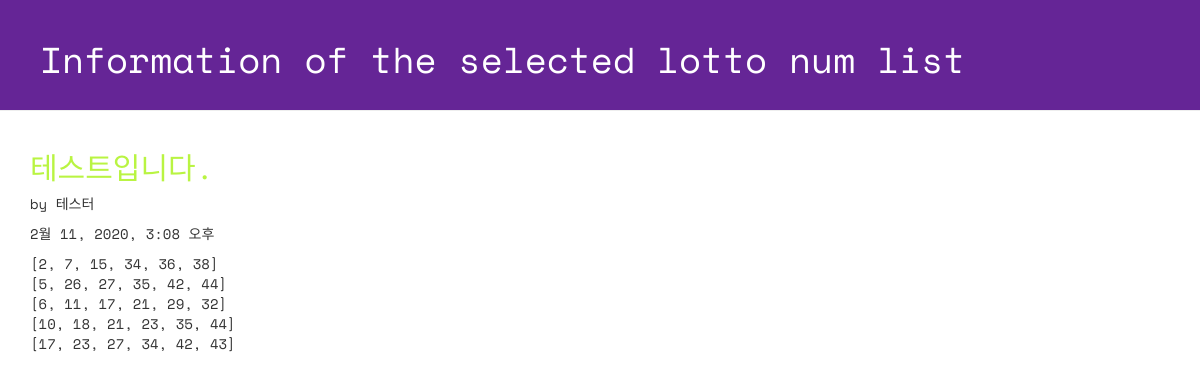
Page /lotto/3/detail on the committed database.
### lotto/models.py (models this page shows, shortened)
class GuessNumbers(models.Model):
    name = models.CharField(max_length=24) # 로또 번호 리스트의 이름
    text = models.CharField(max_length=255) # 로또 번호 리스트에 대한 설명
    lottos = models.CharField(max_length=255,default='[1, 2, 3, 4, 5, 6]') # 로또 번호들이 담길 str
    num_lotto = models.IntegerField(default=5) # 6 개 번호 set 의 갯수
    update_date = models.DateTimeField()

### lotto/views.py (the view)
# urls.py: path('lotto/<int:lottokey>/detail', views.detail, name = 'detail'),
def detail(request, lottokey):
    lotto = GuessNumbers.objects.get(pk=lottokey)
    return render(request,"lotto/detail.html",{"lotto1":lotto})

### lotto/templates/lotto/detail.html (shortened to what this page needs)
<!DOCTYPE html>
{% load staticfiles %}
<html lang="ko">
<head>
  <link rel="stylesheet" href="//maxcdn.bootstrapcdn.com/bootstrap/3.2.0/css/bootstrap.min.css">
  <link rel="stylesheet" href="//maxcdn.bootstrapcdn.com/bootstrap/3.2.0/css/bootstrap-theme.min.css">
  <link rel="stylesheet" href="{% static 'css/lotto.css'%}">
</head>
<body>
  <div class="page-header">
  <h1>Information of the selected lotto num list</h1>
  </div>
  <div class="container lotto">
    <h2>{{ lotto1.text }}</h2>
    <p> by {{ lotto1.name }}</p>
    <p> {{ lotto1.update_date }}</p>
    <p> {{ lotto1.lottos | linebreaksbr }}</p>
  </div>
</body>
</html>

### lotto/static/css/lotto.css (style rules this page uses)
.page-header { background-color: #652596; margin-top: 0; padding: 20px 20px 20px 40px; font-family: 'Space Mono', monospace; }
.page-header h1 { color: #FFFFFF; }
.container { font-family: 'Space Mono', monospace; }
.container h2 { color: #b9f442; }

### rows in the picture
GuessNumbers: text "테스트입니다.", name "테스터", update_date "2월 11, 2020, 3:08 오후", lottos "[2, 7, 15, 34, 36, 38] [5, 26, 27, 35, 42, 44] [6, 11, 17, 21, 29, 32] [10, 18, 21, 23, 35, 44] [17, 23, 27, 34, 42, 43]"
